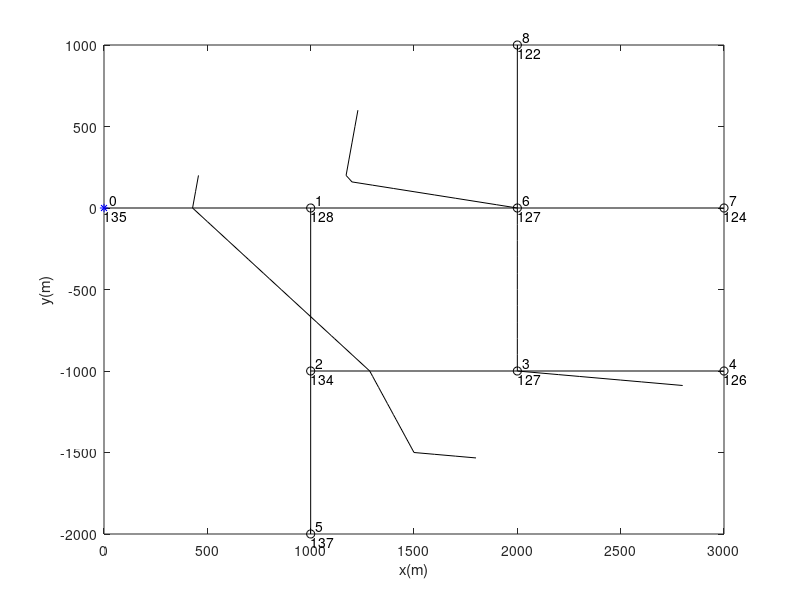

MATLAB code to generate this figure:
# Datos que definen la red a estudiar
# Red con 8 nudos
# Cada nudo representa una agrupación de bocas, desde el que se regarían 100 ha

close all; clear; clc

z0=135; % z0 cota del origen del agua
D=transpose([0.5 0.35 0.3 0.25 0.2 0.3 0.25 0.2]); % diámetros de los tramos
L=transpose([1000 1000 1000 1000 1000 1000 1000 1000]); % longitudes de los tramos
k=transpose([4e-5 4e-5 4e-5 4e-5 4e-5 4e-5 4e-5 4e-5]); % aspereza de arena equivalente del material de los tubos de los tramos
nu=1.3e-6; % viscosidad cinemática

# Caudales q y altura de presión h requeridos en cada nodo (boca o hidrante)
q=transpose([0.1 0.1 0.1 0.1 0.1 0.1 0.1 0.1]).*(24/16*16/8); % Está basado en un caudal ficticio continuo de 1 L/s/ha
hreq=transpose([35 35 35 35 35 35 35 35]);

# Coordenadas de los nudos
x=transpose([1000 1000 2000 3000 1000 2000 3000 2000]); % abcisas de los nudos
y=transpose([0 -1000 -1000 -1000 -2000 0 0 1000]); % ordenadas de los nudos
z=transpose([128 134 127 126 137 127 124 122]); % cotas de de los nudos
%z=z+5*randn(size(z)); % componente aleatoria en la cota

# Vector 1 al número de bocas
vectorBocas=(1:1:numel(z))';

# Matriz de tramos
# La fila i contiene los nudos de aguas arriba y aguas abajo del tramo i.
tramos=[0 1 2 3 2 1 6 6];
tramos=[tramos;1:numel(vectorBocas)]';

# Representación tramos red
figure()
plot([0 x(tramos(1,2))], [0 y(tramos(1,2))],'k')
hold on
for i=2:vectorBocas(end) % Tramos restantes
  plot([x(tramos(i,1)) x(tramos(i,2))], [y(tramos(i,1)) y(tramos(i,2))],'k')
endfor

plot(x,y,'ko') % representación nudos red
plot(0,0, 'b*') % representación nudo origen
text([0;x]+25,[0;y]+50,num2str([0;vectorBocas]))
text([0;x],[0;y]-50,num2str([z0;z]))
xlabel('x(m)')
ylabel('y(m)')

# Curvas de nivel
x=[0;x]; y=[0;y]; z=[z0;z];
X=min(x)-500:100:max(x)+500;
Y=min(y)-500:100:max(y)+500;
[X,Y]=meshgrid(X,Y);
Z=griddata(x,y,z,X,Y);
dimZ=size(Z);
Zvector=reshape(Z,dimZ(1)*dimZ(2),1);
equidCN=5;
rangoZ=floor(min(Zvector))-equidCN:equidCN:ceil(max(Zvector))+equidCN;
contour(X,Y,Z,rangoZ,'k')
axis([min(x) max(x) min(y) max(y)]);

# Se crea la matriz de conexiones
caminos=zeros(numel(vectorBocas),numel(vectorBocas));
Mconex_hf=caminos;

for i=1:numel(vectorBocas)
  j=1;
  elementoInic=i;
  caminos(i,j)=elementoInic;
  Mconex_hf(i,elementoInic)=1;
  while elementoInic>0
    j=j+1;
    caminos(i,j)=tramos(elementoInic,1);
    elementoInic=caminos(i,j);
    if elementoInic>0
      Mconex_hf(i,elementoInic)=1;
    endif
  endwhile
  
endfor

# Matriz para el cálculo de los caudales de los tramos
Mconex_Q=transpose(Mconex_hf);